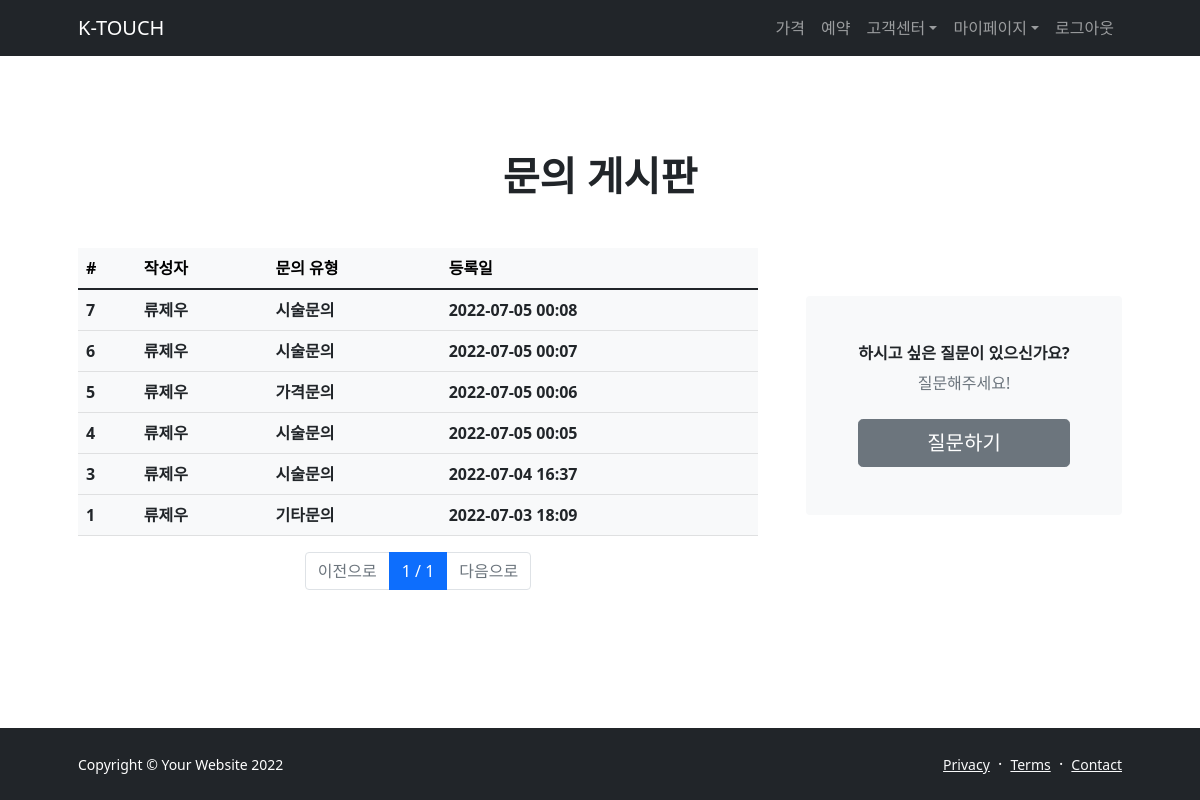
Page /question/ (signed in) on the committed database.
### question/models.py (models this page shows, shortened)
class Question(models.Model):
    user = models.ForeignKey(
        'user.User', on_delete=models.CASCADE, verbose_name='질문자 이름')
    category = models.CharField(
        max_length=10,
        choices=CATEGORY_CHOICES,
        verbose_name='문의 유형'
    )
    contents = models.TextField(verbose_name='질문 내용')
    register_date = models.DateTimeField(
        verbose_name='질문 날짜', auto_now_add=True)
    class Meta:
        db_table = 'question'
        verbose_name = '질문'
        verbose_name_plural = '질문'

### user/models.py (models this page shows)
class User(models.Model):
    uid = models.CharField(verbose_name='아이디', max_length=64, unique=True)
    password = models.CharField(verbose_name='비밀번호', max_length=64)
    phone_number = models.IntegerField(verbose_name='전화 번호')
    name = models.CharField(verbose_name='이름', max_length=64)
    register_date = models.DateTimeField(
        verbose_name='가입 날짜', auto_now_add=True)
    def __str__(self):
        return self.name
    class Meta:
        db_table = 'user'
        verbose_name = '사용자'
        verbose_name_plural = '사용자'

### question/views.py (the view)
# urls.py: path('question/', QuestionList.as_view()),
class QuestionList(ListView):
    model = Question
    paginate_by = 15
    page_kwarg = 'page'
    ordering = '-register_date'
    template_name = 'question_list.html'

### question/templates/question_list.html
{% extends "base.html" %}
{% load humanize %}
{% block contents %}
<section class="py-5">
    <div class="container px-5 my-5">
        <div class="text-center mb-5">
            <h1 class="fw-bolder">문의 게시판</h1>
        </div>
        <div class="row gx-5">
            <div class="col-xl-8">
                <table class="table table-light">
                    <thead class="thead-light">
                        <tr>
                            <th scope="col">#</th>
                            <th scope="col">작성자</th>
                            <th scope="col">문의 유형</th>
                            <th scope="col">등록일</th>
                        </tr>
                    </thead>
                    <tbody class="text-dark">
                        {% for question in object_list %}
                        <tr>
                            <th scope="row">{{ question.id }}</th>
                            <th>{{ question.user }}</th>
                            <th>{{ question.category }}</th>
                            <th>{{ question.register_date|date:'Y-m-d H:i' }}</th>
                        </tr>
                        {% endfor %}
                    </tbody>
                </table>
                <div class="row mt-2">
                    <div class="col-12">
                        <nav>
                            <ul class="pagination justify-content-center">
                                {% if page_obj.has_previous %}
                                <li class="page-item">
                                    <a class="page-link" href="?page={{ page_obj.previous_page_number }}">이전으로</a>
                                </li>
                                {% else %}
                                <li class="page-item disabled">
                                    <a class="page-link" href="#">이전으로</a>
                                </li>
                                {% endif %}
                                <li class="page-item active">
                                    <a class="page-link" href="#">
                                        {{ page_obj.number }} / {{ page_obj.paginator.num_pages}}</a>
                                </li>
                                {% if page_obj.has_next %}
                                <li class="page-item">
                                    <a class="page-link" href="?page={{ page_obj.next_page_number }}">다음으로</a>
                                </li>
                                {% else %}
                                <li class="page-item disabled">
                                    <a class="page-link disabled" href="#">다음으로</a>
                                </li>
                                {% endif %}
                            </ul>
                        </nav>
                    </div>
                </div>
            </div>
            <div class="col-xl-4">
                <div class="card border-0 bg-light mt-xl-5">
                    <div class="card-body p-4 py-lg-5">
                        <div class="d-flex align-items-center justify-content-center">
                            <div class="text-center">
                                <div class="h6 fw-bolder">하시고 싶은 질문이 있으신가요?</div>
                                <p class="text-muted mb-4">
                                    질문해주세요!
                                    <br />
                                </p>
                                <div class="d-grid"><button class="btn btn-secondary btn-lg" type="submit"><a
                                            href="/question/create/"
                                            class="text-decoration-none text-white">질문하기</a></button>
                                </div>
                            </div>
                        </div>
                    </div>
                </div>
            </div>
        </div>
    </div>
</section>
{% endblock %}

### rows in the picture
Question: id "7", user "류제우", category "시술문의", register_date "2022-07-05 00:08"
Question: id "6", user "류제우", category "시술문의", register_date "2022-07-05 00:07"
Question: id "5", user "류제우", category "가격문의", register_date "2022-07-05 00:06"
Question: id "4", user "류제우", category "시술문의", register_date "2022-07-05 00:05"
Question: id "3", user "류제우", category "시술문의", register_date "2022-07-04 16:37"
Question: id "1", user "류제우", category "기타문의", register_date "2022-07-03 18:09"

### other values in the picture
{{ page_obj.number }} "1"
{{ page_obj.paginator.num_pages }} "1"
